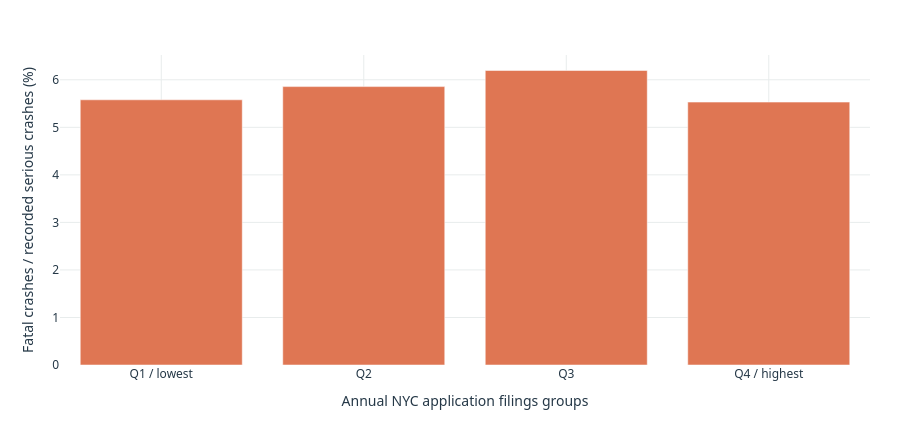

This figure's notebook cell:
### Markdown cell above
## 7. Two research questions and visualizations
Run Member 3 first to refresh the integrated data. Read the actual shared path and agreed columns; there are no placeholder metrics.

**RQ1 (website RQ3):** Does the percentage of fatal crashes differ across filing-activity groups? Compare summed fatal-crash counts with summed recorded serious crashes in each annual NYC-wide filing group. This measures the severity composition of recorded events, not fatalities per crash or individual risk. Unknown fatal-crash status is excluded from both numerator and denominator; zero-crash shares remain undefined. Groups use the shared dashboard benchmarks before filters, retaining ties.

**RQ2 (website RQ4):** Does the observed nighttime crash share differ across filing-volume groups within each borough? A heatmap uses nighttime counts divided by **known-time crash counts**, not an unweighted mean of ZIP percentages. This existing notebook comparison retains its pooled filing-volume quartiles; the dashboard uses annual NYC groups. Neither grouping represents a causal treatment.

### Code cell
import sys
from pathlib import Path
from IPython.display import display, Markdown

ROOT = Path.cwd()
if not (ROOT / "app" / "data.py").is_file():
    ROOT = ROOT.parent
sys.path.insert(0, str(ROOT))
from app.data import Selection, build_report, load_dataset

import pandas as pd
import numpy as np
import matplotlib.pyplot as plt
import seaborn as sns
from app.charts import fatal_share_figure

df_merged = load_dataset()
transport_report = build_report(df_merged, Selection())
fatal_share_figure(transport_report).show(renderer="plotly_mimetype")
fatal_summary = transport_report.fatal_share
valid_fatal = fatal_summary["fatal_crash_share"].dropna()
if valid_fatal.empty:
    display(Markdown("**RQ1 finding:** no defined fatal-crash shares in housing-covered ZIPs."))
else:
    display(Markdown(
        f"**RQ1 finding (website RQ3):** fatal crashes account for **{valid_fatal.min():.1%} to "
        f"{valid_fatal.max():.1%}** of recorded serious crashes across annual filing groups. "
        "Each share divides summed fatal-crash counts by summed serious-crash counts, not fatalities by crashes "
        "or an average of ZIP percentages. This describes recorded-event severity, not individual risk or causation."
    ))
display(fatal_summary)

analysis_transport = df_merged.loc[df_merged["has_housing_data"] & df_merged["filing_count"].notna()].copy()
analysis_transport["filing_quartile"] = pd.qcut(
    analysis_transport["filing_count"].rank(method="min", pct=True),
    [0, .25, .5, .75, 1], labels=["Q1 fewest", "Q2", "Q3", "Q4 most"])
night_summary = analysis_transport.groupby(["borough", "filing_quartile"], observed=True)[
    ["night_crash_count", "crashes_with_known_time"]].sum()
night_summary["night_share"] = night_summary["night_crash_count"] / night_summary["crashes_with_known_time"].replace(0, np.nan)
pivot = night_summary["night_share"].unstack()
fig, ax = plt.subplots(figsize=(9, 5))
sns.heatmap(pivot * 100, annot=True, fmt=".1f", cmap="Blues", ax=ax, cbar_kws={"label": "Nighttime share (%)"})
ax.set(title="RQ2: nighttime share of known-time crashes by filing-volume group",
       xlabel="Filing-volume quartile (pooled ZIP-years)", ylabel="Borough")
plt.tight_layout()
plt.show()
valid_night = night_summary["night_share"].dropna()
assert not valid_night.empty
display(Markdown(f"**RQ2 finding:** observed shares range from **{valid_night.min():.1%} to {valid_night.max():.1%}** "
                 "across borough/quartile cells with known-time crashes. Blank cells have no usable denominator. "
                 "Quartiles mix years and differently sized ZIPs; the pattern is not evidence that development changes nighttime risk."))
display(night_summary)

### Figure 1 — Plotly figure (JSON) as saved in the notebook; plotly's stock layout.template omitted (floating-point values rounded to 4 significant figures)
{"data": [{"customdata": [[13, 233], [109, 1861], [257, 4148], [237, 4285]], "hovertemplate": "%{x}<br>Fatal crashes: %{customdata[0]:,.0f}<br>Recorded serious crashes: %{customdata[1]:,.0f}<br>Fatal-crash share: %{y:.1f}%<extra></extra>", "marker": {"color": "#df7653"}, "type": "bar", "x": ["Q1 / lowest", "Q2", "Q3", "Q4 / highest"], "y": [5.579, 5.857, 6.196, 5.531]}], "layout": {"font": {"color": "#253847", "family": "Segoe UI, Arial, sans-serif", "size": 12}, "height": 430, "hoverlabel": {"bgcolor": "white"}, "legend": {"orientation": "h", "x": 0, "y": -0.22}, "margin": {"b": 65, "l": 60, "r": 30, "t": 55}, "paper_bgcolor": "rgba(0,0,0,0)", "plot_bgcolor": "rgba(0,0,0,0)", "xaxis": {"gridcolor": "#e8ecec", "title": {"text": "Annual NYC application filings groups"}, "zeroline": false}, "yaxis": {"gridcolor": "#e8ecec", "rangemode": "tozero", "title": {"text": "Fatal crashes / recorded serious crashes (%)"}, "zeroline": false}}}
